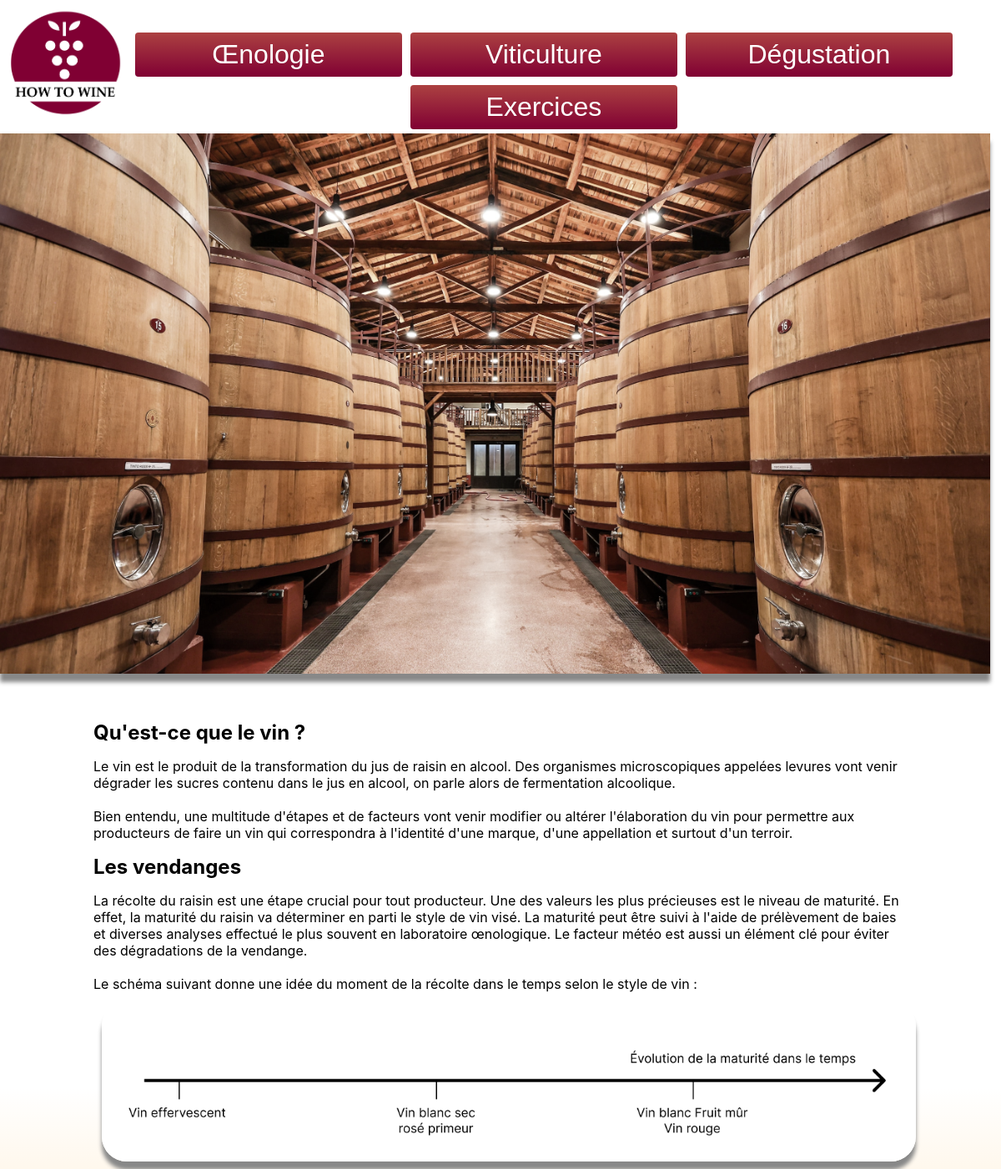
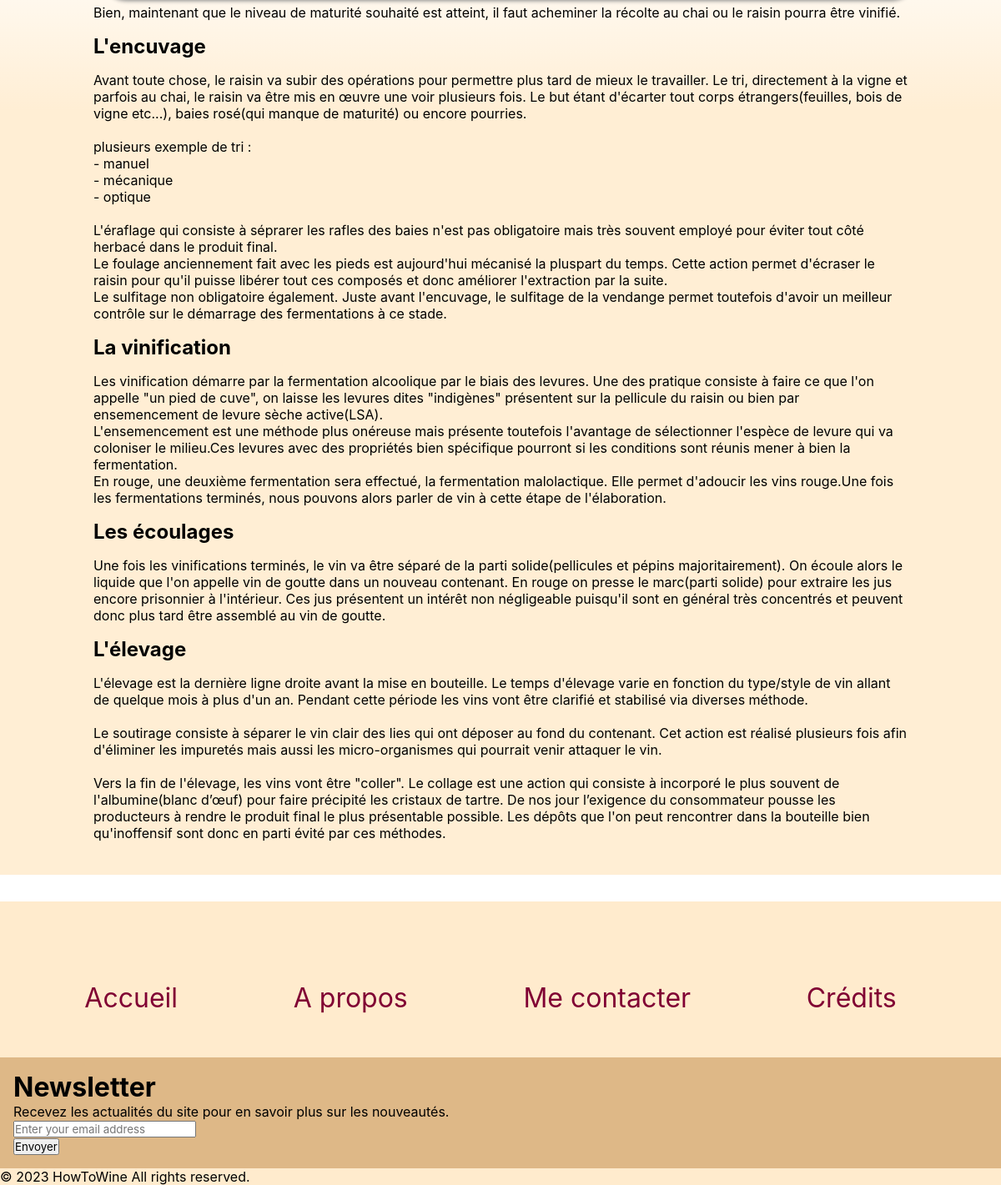
Page /mvc_HowToWine/index.php?page=oenologie&action=amateur on the committed database (2 pictures, top to bottom).
### tables this page shows
CREATE TABLE `lecon` (
  `id` int(11) NOT NULL AUTO_INCREMENT,
  `titre` varchar(200) NOT NULL,
  PRIMARY KEY (`id`)
);

CREATE TABLE `chapitre` (
  `id` int(11) NOT NULL AUTO_INCREMENT,
  `nom_chapitre` varchar(100) NOT NULL,
  `contenu` longtext NOT NULL,
  `id_lecon` int(11) NOT NULL,
  `id_niveau` int(11) NOT NULL,
  `id_theme` int(11) NOT NULL,
  PRIMARY KEY (`id`),
  KEY `chapitre_FK` (`id_lecon`),
  KEY `chapitre_FK_1` (`id_theme`),
  KEY `chapitre_FK_2` (`id_niveau`),
  CONSTRAINT `chapitre_FK` FOREIGN KEY (`id_lecon`) REFERENCES `lecon` (`id`),
  CONSTRAINT `chapitre_FK_1` FOREIGN KEY (`id_theme`) REFERENCES `themes` (`id`),
  CONSTRAINT `chapitre_FK_2` FOREIGN KEY (`id_niveau`) REFERENCES `niveau` (`id`)
);

### mvc_HowToWine/index.php (called while the page is built)
<?php
    require_once("includes/core/rooter.php");

### mvc_HowToWine/includes/core/models/dao/daoLesson.php (called while the page is built, shortened)
<?php
	require_once "includes/core/models/class/Lesson.php";
    function getAllLessons(): array{
		$conn = getConnexion();
    $SQLQuery = "SELECT lecon.id, lecon.titre
			FROM lecon";
		$SQLStmt = $conn->prepare($SQLQuery);
		$SQLStmt->execute();
		$lessonsList = array();
		while ($SQLRow = $SQLStmt->fetch(PDO::FETCH_ASSOC)){
			$oneLesson = new Lesson($SQLRow['titre']);
			$oneLesson->setId($SQLRow['id']);
			$lessonsList[] = $oneLesson;
		}
		return $lessonsList;
	}

### mvc_HowToWine/includes/core/models/class/Lesson.php (called while the page is built, shortened)
<?php
	class Lesson{
        private string $title;
		public function __construct(string $title = ''){
				$this->title = $title;
		}
		public function getTitle(): string{
			return $this->title;
		}
	}

### mvc_HowToWine/includes/core/models/dao/daoChapter.php (called while the page is built, shortened)
<?php
	require_once "includes/core/models/class/Chapter.php";
	function getOenoChapters_LvlOne(): array{
		$conn = getConnexion();
    $SQLQuery = "SELECT id, nom_chapitre, contenu, id_lecon, id_niveau, id_theme
	FROM chapitre
	WHERE id_niveau = 1
	AND id_theme = 1";
		$SQLStmt = $conn->prepare($SQLQuery);
		$SQLStmt->execute();
		$oenoChaptersLvlOne = array();
		while ($SQLRow = $SQLStmt->fetch(PDO::FETCH_ASSOC)){
			$chapterLvlOne = new Chapter($SQLRow['nom_chapitre'], $SQLRow['contenu'], $SQLRow['id_lecon'],
			$SQLRow['id_niveau'], $SQLRow['id_theme']);
			$chapterLvlOne->setId($SQLRow['id']);
			$oenoChaptersLvlOne[] = $chapterLvlOne;
		}
		return $oenoChaptersLvlOne;
	}

### mvc_HowToWine/includes/core/models/class/Chapter.php (called while the page is built, shortened)
<?php
	class Chapter{
		private string $name, $content;
		public function __construct(string $name = '', string $content = '', int $idLesson = 0, int $idLevel = 0,
		int $idTheme = 0){
				$this->name = $name;
				$this->content = $content;
		}
		public function getChapter(): string{
			return $this->name;
		}
		public function getContent(): string{
			return $this->content;
		}
	}

### mvc_HowToWine/includes/core/views/view_lessons.phtml (the view, shortened to what this page needs)
<!DOCTYPE html>
<html lang="en">
<head>
    <?php require "includes/partials/head_page.phtml"; ?>
    <link rel="stylesheet" href="public/styles/lessonsPageRequired.css">
</head>
<body>
    <header id="main_header">
        <div class="container">
            <?php require "includes/partials/nav_element.phtml"; ?>
        </div>
    </header>
    <main>
        <div id="<?= setIdByPage($page)?>"></div>
        <section id="Lecon">
            <div class="container_text">
                <?php
                foreach($chapters as $chapter){
                    print($chapter->getChapter());
                    print($chapter->getContent());
                }
                ?>
            </div>
        </section>
    </main>
    <footer>
        <div class="container">
            <?php require "includes/partials/footer_element.phtml" ?>
        </div>
    </footer>
</body>
</html>

### mvc_HowToWine/includes/partials/nav_element.phtml (shortened to what this page needs)
<div id="main_headerBottom">
    <div id="main_headerLogoBox">
        <a id="homeLink"href="index.php?page=index"><span id="homeText">Accueil</span></a>
        <img id="mainLogo" src="public/img/logo_how_to_wine.png" alt="logo du site">
    </div>
    <nav>
        <ul id="main_nav">
            <?php
                foreach ($lessons as $lesson){
                    print('<li><a href="#">'.$lesson->getTitle().'</a>');
                    print('</li>');
                }
                print('<li><a href="index.php?page=listExo">Exercices</a></li>');
            ?>
        </ul>
    </nav>
</div>

### mvc_HowToWine/public/styles/globalCss/containerCss/containerText.css (style rules this page uses)
.container_text { max-width: var(--max-width); margin: 0 auto; padding: 2.5rem 1.5rem; }
.container_text img { width: 100%; box-shadow: 0px 10px 5px #888; border-radius: 30px; margin: 10px; }
h1 { margin-top: 1rem; margin-bottom: 1rem; }
h2 { margin-top: 1rem; margin-bottom: 1rem; }
ul { margin-bottom: 20px; }
li { list-style-type: none; }

### mvc_HowToWine/public/styles/globalCss/variableCss/variable.css (style rules this page uses)
:root { --color-primary: #800033; --color-secondary: #faea73; --color-menu:#ac4141; --color-green:#095909; --color-black: #000000; --color-red: #FF0000; --color-white: #fff; --color-gray: #bbb; --title-size: 2.5rem; --title-weight:700; --subTitle-size:2rem; --text-size:1.5rem; --max-width: 1024px; }

### mvc_HowToWine/public/styles/partialsCss/static_elements/headerCss/nav_element.css (style rules this page uses)
a { font-size: var(--subTitle-size); text-decoration: none; color: var(--color-white); }
#main_headerBottom { height: 10rem; display: flex; align-items: center; justify-content: space-between; }
#main_headerLogoBox { position: relative; }
#mainLogo { border-radius: 50%; transform-origin: center; width: 10rem; position: absolute; top: -72px; left: 0; transition-duration: 0.3s; }
#homeLink { width: 2rem; color: var(--color-black); font-size: 1.5rem; margin: 0.5rem; }
#homeText { width: 2rem; color: var(--color-black); font-size: 1.5rem; margin: 0.5rem; }
nav { display: flex; height: 100%; align-items: flex-end; }
#main_nav, #main_nav ul { padding:0; margin:0; list-style:none; text-align:center; }
#main_nav li { width: 20rem; display:inline-block; position:relative; border-radius:8px 8px 0 0; margin: 5px; border-radius: 4px; }
#main_nav li:first-child { left: -6px; background-color: var(--color-primary); background-image:-webkit-linear-gradient(top, var(--color-menu) 0%, var(--color-primary) 100%); background-image:linear-gradient(to bottom, var(--color-menu) 0%, var(--color-primary) 100%); }
#main_nav li:nth-child(2) { left: -6px; background-color: var(--color-primary); background-image:-webkit-linear-gradient(top, var(--color-menu) 0%, var(--color-primary) 100%); background-image:linear-gradient(to bottom, var(--color-menu) 0%, var(--color-primary) 100%); }
#main_nav li:nth-child(3) { left: -6px; background-color: var(--color-primary); background-image:-webkit-linear-gradient(top, var(--color-menu) 0%, var(--color-primary) 100%); background-image:linear-gradient(to bottom, var(--color-menu) 0%, var(--color-primary) 100%); }
#main_nav li:last-child { left: -6px; background-color: var(--color-primary); background-image:-webkit-linear-gradient(top, var(--color-menu) 0%, var(--color-primary) 100%); background-image:linear-gradient(to bottom, var(--color-menu) 0%, var(--color-primary) 100%); }
#main_nav a { text-decoration:none; display:block; padding:8px 70px; color:var(--color-white); font-family:arial; }

### mvc_HowToWine/public/styles/partialsCss/static_elements/mainPhotoCss/mainPhoto.css (style rules this page uses)
#main_photoOeno { box-shadow: 0px 10px 5px #888; background-image: url("../../../../img/mario-la-pergola.jpg"); background-size: cover; background-position-y: center; background-position-x: center; filter: grayscale(40%); width: 98.9vw; height: 81vh; }
main { background: rgb(255,255,255); background: linear-gradient(180deg, rgba(255,255,255,1) 50%, rgba(255,238,212,1) 60%); }

### mvc_HowToWine/public/styles/partialsCss/static_elements/footerCss/footer_element.css (style rules this page uses)
a { color: #800033; }

### rows in the picture
lecon: titre "Œnologie"
lecon: titre "Viticulture"
lecon: titre "Dégustation"
chapitre: nom_chapitre "Qu'est-ce que le vin ?", contenu "Le vin est le produit de la transformation du jus de raisin en alcool. Des organismes microscopiques appelées levures vont venir dégrader les sucres contenu dans le jus en alcool, on parle alors de fermentation alcoolique. Bien entendu, une multitude d'étapes et de facteurs vont venir modifier ou altérer l'élaboration du vin pour permettre aux producteurs de faire un vin qui correspondra à l'identité d'une marque, d'une appellation et surtout d'un terroir."
chapitre: nom_chapitre "Les vendanges", contenu "La récolte du raisin est une étape crucial pour tout producteur. Une des valeurs les plus précieuses est le niveau de maturité. En effet, la maturité du raisin va déterminer en parti le style de vin visé. La maturité peut être suivi à l'aide de prélèvement de baies et diverses analyses effectué le plus souvent en laboratoire œnologique. Le facteur météo est aussi un élément clé pour éviter des dégradations de la vendange. Le schéma suivant donne une idée du moment de la récolte dans le temps selon le style de vin : Bien, maintenant que le niveau de maturité souhaité est atteint, il faut acheminer la récolte au chai ou le raisin pourra être vinifié.", contenu (picture)
chapitre: nom_chapitre "L'encuvage", contenu "Avant toute chose, le raisin va subir des opérations pour permettre plus tard de mieux le travailler. Le tri, directement à la vigne et parfois au chai, le raisin va être mis en œuvre une voir plusieurs fois. Le but étant d'écarter tout corps étrangers(feuilles, bois de vigne etc...), baies rosé(qui manque de maturité) ou encore pourries. plusieurs exemple de tri : - manuel - mécanique - optique L'éraflage qui consiste à séprarer les rafles des baies n'est pas obligatoire mais très souvent employé pour éviter tout côté herbacé dans le produit final. Le foulage anciennement fait avec les pieds est aujourd'hui mécanisé la pluspart du temps. Cette action permet d'écraser le raisin pour qu'il…"
chapitre: nom_chapitre "La vinification", contenu "Les vinification démarre par la fermentation alcoolique par le biais des levures. Une des pratique consiste à faire ce que l'on appelle \"un pied de cuve\", on laisse les levures dites \"indigènes\" présentent sur la pellicule du raisin ou bien par ensemencement de levure sèche active(LSA). L'ensemencement est une méthode plus onéreuse mais présente toutefois l'avantage de sélectionner l'espèce de levure qui va coloniser le milieu.Ces levures avec des propriétés bien spécifique pourront si les conditions sont réunis mener à bien la fermentation. En rouge, une deuxième fermentation sera effectué, la fermentation malolactique. Elle permet d'adoucir les vins rouge.Une fois les fermentations…"
chapitre: nom_chapitre "Les écoulages", contenu "Une fois les vinifications terminés, le vin va être séparé de la parti solide(pellicules et pépins majoritairement). On écoule alors le liquide que l'on appelle vin de goutte dans un nouveau contenant. En rouge on presse le marc(parti solide) pour extraire les jus encore prisonnier à l'intérieur. Ces jus présentent un intérêt non négligeable puisqu'il sont en général très concentrés et peuvent donc plus tard être assemblé au vin de goutte."
chapitre: nom_chapitre "L'élevage", contenu "L'élevage est la dernière ligne droite avant la mise en bouteille. Le temps d'élevage varie en fonction du type/style de vin allant de quelque mois à plus d'un an. Pendant cette période les vins vont être clarifié et stabilisé via diverses méthode. Le soutirage consiste à séparer le vin clair des lies qui ont déposer au fond du contenant. Cet action est réalisé plusieurs fois afin d'éliminer les impuretés mais aussi les micro-organismes qui pourrait venir attaquer le vin. Vers la fin de l'élevage, les vins vont être \"coller\". Le collage est une action qui consiste à incorporé le plus souvent de l'albumine(blanc d’œuf) pour faire précipité les cristaux de tartre. De nos jour l’exigence du…"
